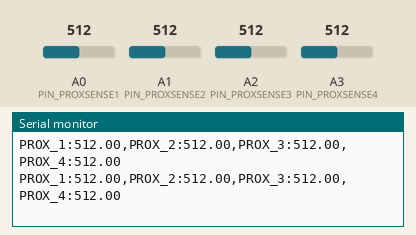
Recording of a sketch running on a simulated Arduino Uno, built with avr-gcc and run on an emulated ATmega328P. Parts: the last lines printed to the serial monitor. The inputs (shaded band) are chosen by the test bench; at power-on: A0 (PIN_PROXSENSE1) = 512, A1 (PIN_PROXSENSE2) = 512, A2 (PIN_PROXSENSE3) = 512, A3 (PIN_PROXSENSE4) = 512.

Above: at 1.2 s.
1.3 s: A0 (PIN_PROXSENSE1) set to 620
At 2.2 s:
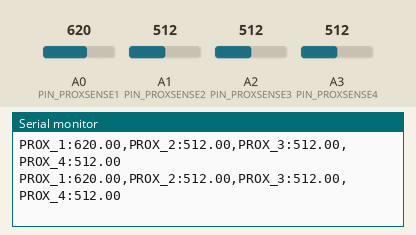
2.8 s: A1 (PIN_PROXSENSE2) set to 620
At 3.4 s:
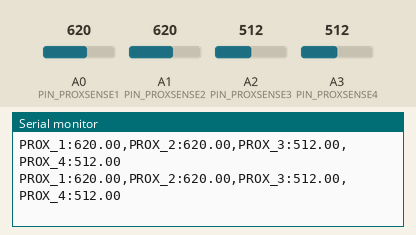
4.3 s: A2 (PIN_PROXSENSE3) set to 620
At 4.9 s:
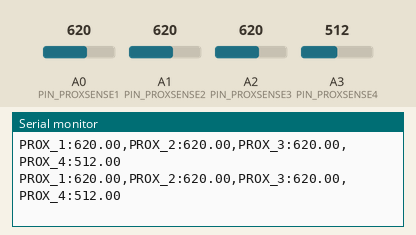
5.8 s: A3 (PIN_PROXSENSE4) set to 620
At 6.8 s:
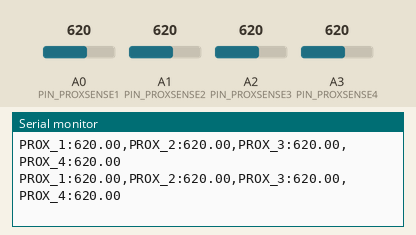
7.3 s: A0 (PIN_PROXSENSE1) set to 601
At 8.0 s:
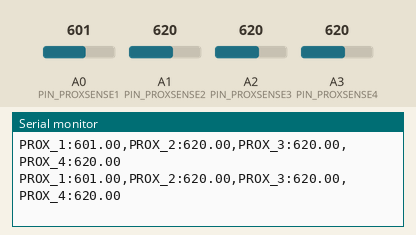
10.3 s: A2 (PIN_PROXSENSE3) set to 716
At 11.2 s:
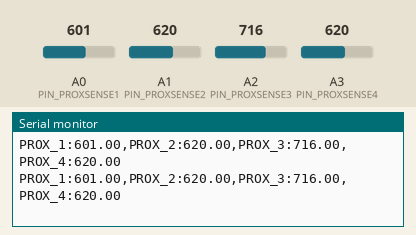
Timing chart, 0 to 12.8 s (numbered marks = the images above; inputs shaded):
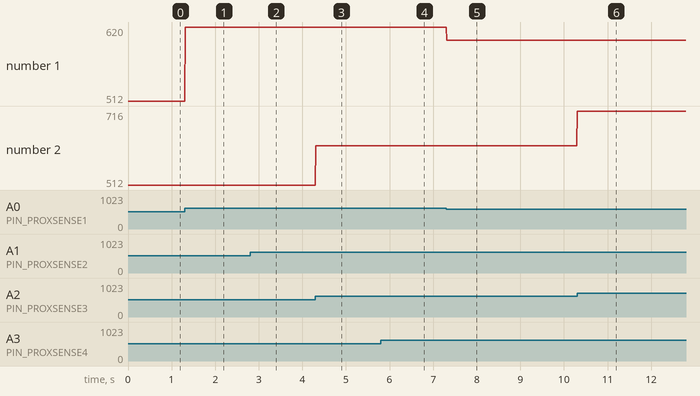

Measured:
- after the input at 1.3 s, the serial monitor: prints a new line at once (image 1)
- after the input at 2.8 s, the serial monitor: prints a new line at once (image 2)
- after the input at 4.3 s, the serial monitor: prints a new line at once (image 3)
- after the input at 5.8 s, the serial monitor: prints a new line at once (image 4)
- after the input at 7.3 s, the serial monitor: prints a new line at once (image 5)
- after the input at 10.3 s, the serial monitor: prints a new line at once (image 6)
- plotted number 1: 512 → 620 after the input at 1.3 s, 620 → 601 after the input at 7.3 s
- plotted number 2: 620 → 716 after the input at 10.3 s

The sketch:

proxSensorTuning_V2_LAB8.ino
```cpp
// CHANGE THESE VALUES
// Definition of proximity sensor thresholds for each target:
const int PROXIMITYSENSE1_MAX = 598;
const int PROXIMITYSENSE2_MAX = 594;
const int PROXIMITYSENSE3_MAX = 607;
const int PROXIMITYSENSE4_MAX = 610;
const int PROXIMITYSENSE1_MIN = 105;
const int PROXIMITYSENSE2_MIN = 124;
const int PROXIMITYSENSE3_MIN = 118;
const int PROXIMITYSENSE4_MIN = 99;
int PROX_MIN_MAX[4][2] = {{2000, 0}, {2000, 0}, {2000, 0}, {2000, 0}};
bool printed = false;

// DO NOT CHANGE ANYTHING BELOW THIS LINE
// Definition of target variables for array indexing
const int TARGET1  = 0;   // For indexing into activeTargets array, activeTargets[0] corresponds to Target 1
const int TARGET2  = 1;   // For indexing into activeTargets array, activeTargets[1] corresponds to Target 2
const int TARGET3  = 2;   // For indexing into activeTargets array, activeTargets[2] corresponds to Target 3
const int TARGET4  = 3;   // For indexing into activeTargets array, activeTargets[3] corresponds to Target 4
const int TARGET5  = 4;   // For indexing into activeTargets array, activeTargets[4] corresponds to Target 5

// VARIABLES:
// Create variables that read and average proximity sensor or potentiometer readings:
int proximitySense1Values[20]; // Holds 20 proximity sensor readings for averaging
int proximitySense2Values[20]; // Holds 20 proximity sensor readings for averaging
int proximitySense3Values[20]; // Holds 20 proximity sensor readings for averaging
int proximitySense4Values[20]; // Holds 20 proximity sensor readings for averaging

float proximitySenseAvgs[4]; // Holds most recent average of proximity sensor values

// Pin assignments
const int PIN_PROXSENSE1          = A0; // Connected to proximity sensor 1
const int PIN_PROXSENSE2          = A1; // Connected to proximity sensor 2
const int PIN_PROXSENSE3          = A2; // Connected to proximity sensor 3
const int PIN_PROXSENSE4          = A3; // Connected to proximity sensor 4


void setup() {
  // put your setup code here, to run once:
  // Declare proximity sensor pins as inputs
  pinMode(PIN_PROXSENSE1,          INPUT);
  pinMode(PIN_PROXSENSE2,          INPUT);
  pinMode(PIN_PROXSENSE3,          INPUT);
  pinMode(PIN_PROXSENSE4,          INPUT);

  // Begin serial communication for monitoring.
  Serial.begin(115200);
  Serial.println("Start Executing Program.");
}


void loop() {
  // put your main code here, to run repeatedly:

  // Read and average 20 photosensor values
  for (int i = 0; i < sizeof(proximitySense1Values)/sizeof(int); i++) {
    proximitySense1Values[i] = analogRead(PIN_PROXSENSE1);
  }
  for (int i = 0; i < sizeof(proximitySense2Values)/sizeof(int); i++) {
    proximitySense2Values[i] = analogRead(PIN_PROXSENSE2);
  }
  for (int i = 0; i < sizeof(proximitySense3Values)/sizeof(int); i++) {
    proximitySense3Values[i] = analogRead(PIN_PROXSENSE3);
  }
  for (int i = 0; i < sizeof(proximitySense4Values)/sizeof(int); i++) {
    proximitySense4Values[i] = analogRead(PIN_PROXSENSE4);
  }

  // Compute running average for each prox sensor
  proximitySenseAvgs[0] = average(proximitySense1Values, sizeof(proximitySense1Values)/sizeof(int));
  proximitySenseAvgs[1] = average(proximitySense2Values, sizeof(proximitySense2Values)/sizeof(int));
  proximitySenseAvgs[2] = average(proximitySense3Values, sizeof(proximitySense3Values)/sizeof(int));
  proximitySenseAvgs[3] = average(proximitySense4Values, sizeof(proximitySense4Values)/sizeof(int));

  // Print averages to serial output
  if (millis() < 44500) {
    Serial.print("PROX_1:");
    Serial.print(proximitySenseAvgs[0]);
    Serial.print(",PROX_2:");
    Serial.print(proximitySenseAvgs[1]);
    Serial.print(",PROX_3:");
    Serial.print(proximitySenseAvgs[2]);
    Serial.print(",PROX_4:");
    Serial.println(proximitySenseAvgs[3]);
  }

  // Update new min and max
  for (int i = 0; i < 4; i++) {
    PROX_MIN_MAX[i][0] = min(PROX_MIN_MAX[i][0], proximitySenseAvgs[i]);
    PROX_MIN_MAX[i][1] = max(PROX_MIN_MAX[i][1], proximitySenseAvgs[i]);
  }

  if (millis() > 44500 && !printed) {
    printed = true;
    for (int i = 1; i < 5; i++) {
        Serial.print("PROX ");
        Serial.print(i);
        Serial.print(" MIN: ");
        Serial.print(PROX_MIN_MAX[i-1][0]);
        Serial.print("\tPROX ");
        Serial.print(i);
        Serial.print(" MAX: ");
        Serial.println(PROX_MIN_MAX[i-1][1]);
    }
  }


}
//////////////////////////////////////////////////////////////////////
// This function returns the average of the integer array           //
// pointed to by array_ptr and of length len.                       //
//////////////////////////////////////////////////////////////////////
float average (int * array_ptr, int len) {
  long sum = 0L;
  for (int i = 0; i < len; i++) {
    sum += array_ptr[i];
  }
  return ((float) sum)/len;
}
// End of average
```
